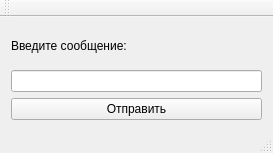
<?xml version="1.0" encoding="UTF-8"?>
<ui version="4.0">
 <class>MainWindow</class>
 <widget class="QMainWindow" name="MainWindow">
  <property name="geometry">
   <rect>
    <x>0</x>
    <y>0</y>
    <width>273</width>
    <height>153</height>
   </rect>
  </property>
  <property name="windowTitle">
   <string>hw3_server</string>
  </property>
  <widget class="QWidget" name="centralWidget">
   <layout class="QGridLayout" name="gridLayout">
    <item row="0" column="0">
     <widget class="QLabel" name="label">
      <property name="text">
       <string>Введите сообщение:</string>
      </property>
     </widget>
    </item>
    <item row="1" column="0">
     <widget class="QLineEdit" name="messageEdit"/>
    </item>
    <item row="2" column="0">
     <widget class="QPushButton" name="sendButton">
      <property name="text">
       <string>Отправить</string>
      </property>
     </widget>
    </item>
   </layout>
  </widget>
  <widget class="QMenuBar" name="menuBar">
   <property name="geometry">
    <rect>
     <x>0</x>
     <y>0</y>
     <width>273</width>
     <height>21</height>
    </rect>
   </property>
  </widget>
  <widget class="QToolBar" name="mainToolBar">
   <attribute name="toolBarArea">
    <enum>TopToolBarArea</enum>
   </attribute>
   <attribute name="toolBarBreak">
    <bool>false</bool>
   </attribute>
  </widget>
  <widget class="QStatusBar" name="statusBar"/>
 </widget>
 <layoutdefault spacing="6" margin="11"/>
 <resources/>
 <connections/>
</ui>
